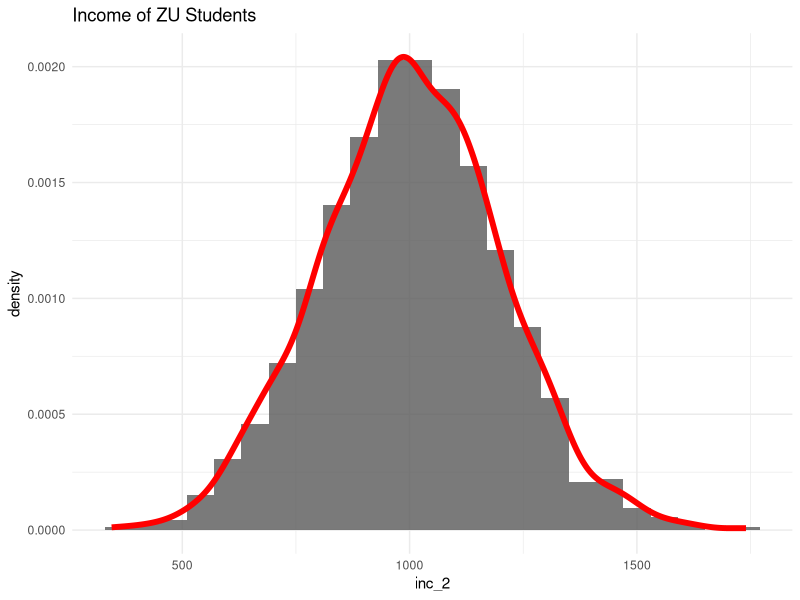
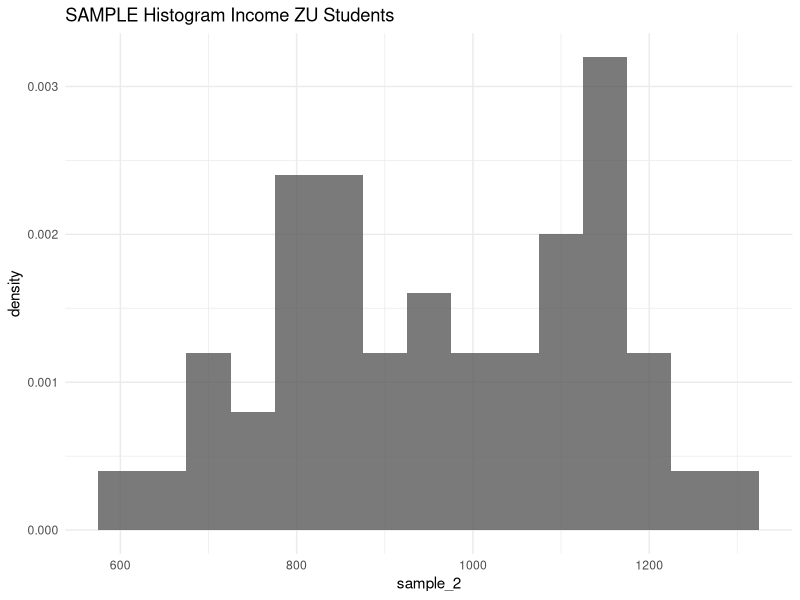
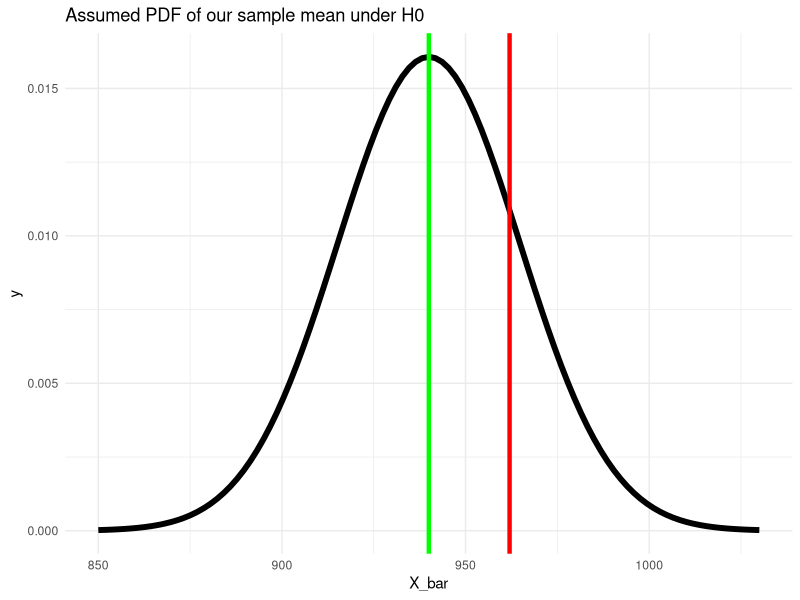
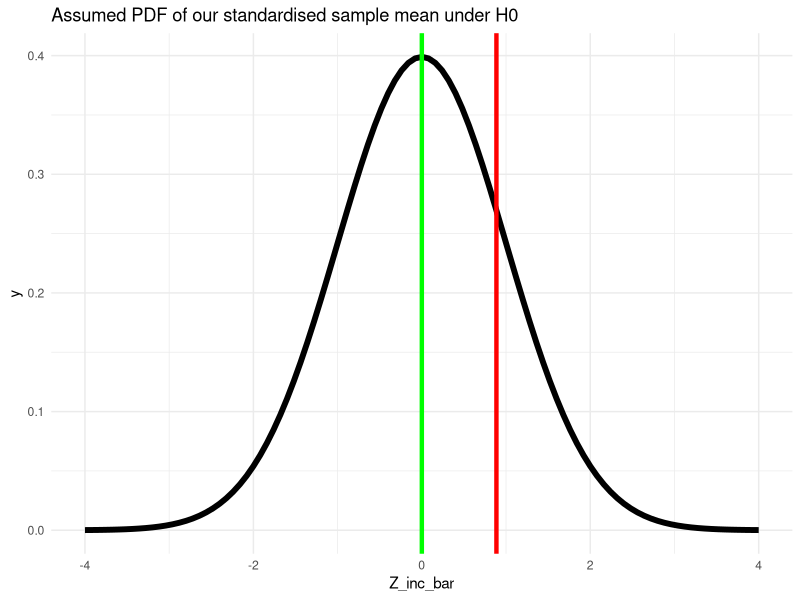
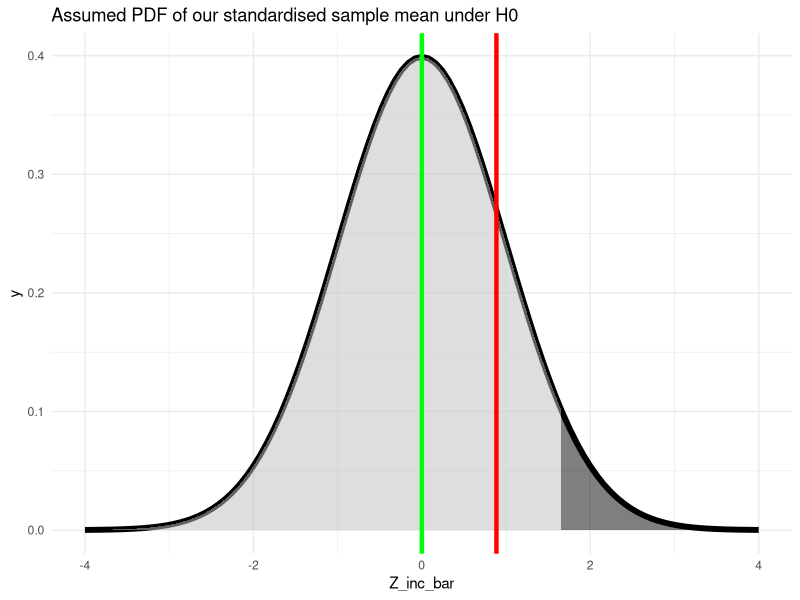

Here is the R script that generated these plots, in order:
## ---- chunk 1
knitr::opts_chunk$set(echo = TRUE)
## ---- chunk 2
library(ggplot2)
library(tidyverse)
set.seed(11) # seed for reproducibility

n <- 1200
inc_2 <- rnorm(n, mean = 1000, sd = 200)

ggplot() +
geom_histogram(aes(x = inc_2,
y = ..density..),binwidth = 60,alpha = 0.8) +
geom_density(aes(x = inc_2,
y = ..density..),col = "red",size = 2,alpha = 0.8) +
labs(title = "Income of ZU Students") +
theme_minimal()

## ---- chunk 3
set.seed(24)
sample_n <- 50
sample_2 <- sample(x = inc_2, size = sample_n, replace = F)
## ---- chunk 4
ggplot() +
geom_histogram(aes(x = sample_2,
y = ..density..),binwidth = 50,alpha = 0.8) +
labs(title = "SAMPLE Histogram Income ZU Students") +
theme_minimal()
## ---- chunk 5
mu_inc = 940
mu_inc
## ---- chunk 6
inc_bar <- mean(sample_2)
inc_bar
## ---- chunk 7
var(sample_2)
## ---- chunk 8
S_inc <- sd(sample_2)
S_inc
## ---- chunk 9
ggplot(data =  data.frame(X_bar = 850:1030), aes(x=X_bar)) +
  stat_function(fun = dnorm, args = list(mean = mu_inc, sd = S_inc/sqrt(sample_n)), size = 2) +
  geom_vline(xintercept = inc_bar, color = "red", size = 1.5) +
  geom_vline(xintercept = mu_inc, color = "green", size = 1.5) +
  labs(title = "Assumed PDF of our sample mean under H0") +
  theme_minimal()
## ---- chunk 10
Z_inc_bar <- (inc_bar - 940) / (S_inc / sqrt(sample_n))
Z_inc_bar
## ---- chunk 11
ggplot(data =  data.frame(Z_inc_bar = -4:4), aes(x=Z_inc_bar)) +
  stat_function(fun = dnorm, args = list(mean = 0, sd = 1), size = 2) +
  geom_vline(xintercept = Z_inc_bar, color = "red", size = 1.5) +
  geom_vline(xintercept = 0, color = "green", size = 1.5) +
  labs(title = "Assumed PDF of our standardised sample mean under H0") +
  theme_minimal()
## ---- chunk 12
ggplot(data =  data.frame(Z_inc_bar = -4:4), aes(x=Z_inc_bar)) +
  stat_function(fun = dnorm, args = list(mean = 0, sd = 1), size = 2) +
    stat_function(fun = dnorm, xlim = c(-4,1.65), geom = "area", fill = "grey", alpha=0.5) +
  stat_function(fun = dnorm, xlim = c(1.65,4), geom = "area", fill = "black", alpha=0.5) +
  geom_vline(xintercept = Z_inc_bar, color = "red", size = 1.5) +
  geom_vline(xintercept = 0, color = "green", size = 1.5) +
  labs(title = "Assumed PDF of our standardised sample mean under H0") +
  theme_minimal()
